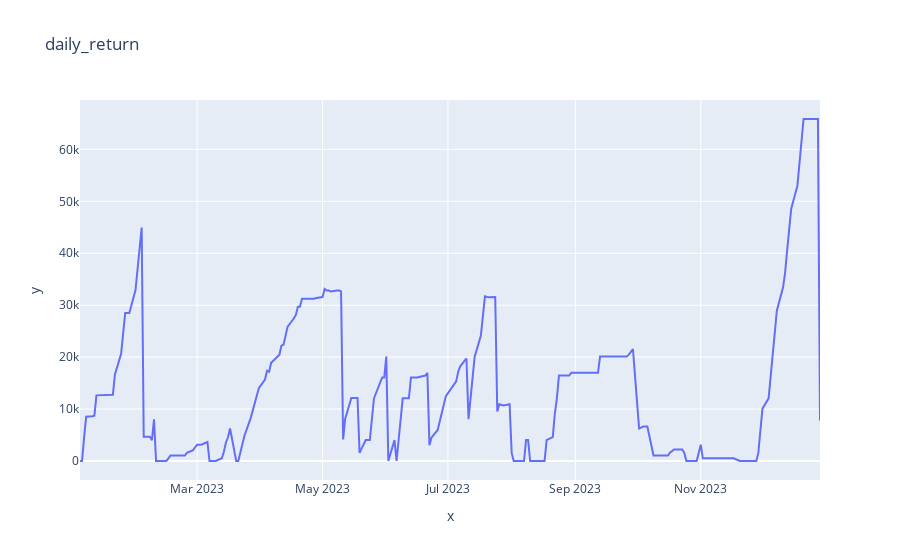

This figure's notebook cell:
### Code cell
px.line(x = df_train.index, y = volatility_train, title = 'daily_return')

### Figure 1 — Plotly figure (JSON) as saved in the notebook; plotly's stock layout.template omitted (floating-point values rounded to 4 significant figures; data arrays with more than 128 entries replaced by an {"elided": "..."} marker saying what was removed)
{"data": [{"hovertemplate": "x=%{x}<br>y=%{y}<extra></extra>", "legendgroup": "", "line": {"color": "#636efa", "dash": "solid"}, "marker": {"symbol": "circle"}, "mode": "lines", "name": "", "orientation": "v", "showlegend": false, "type": "scatter", "x": {"elided": "250 str values"}, "xaxis": "x", "y": {"elided": "250 float values"}, "yaxis": "y"}], "layout": {"legend": {"tracegroupgap": 0}, "title": {"text": "daily_return"}, "xaxis": {"anchor": "y", "domain": [0, 1], "title": {"text": "x"}}, "yaxis": {"anchor": "x", "domain": [0, 1], "title": {"text": "y"}}}}
